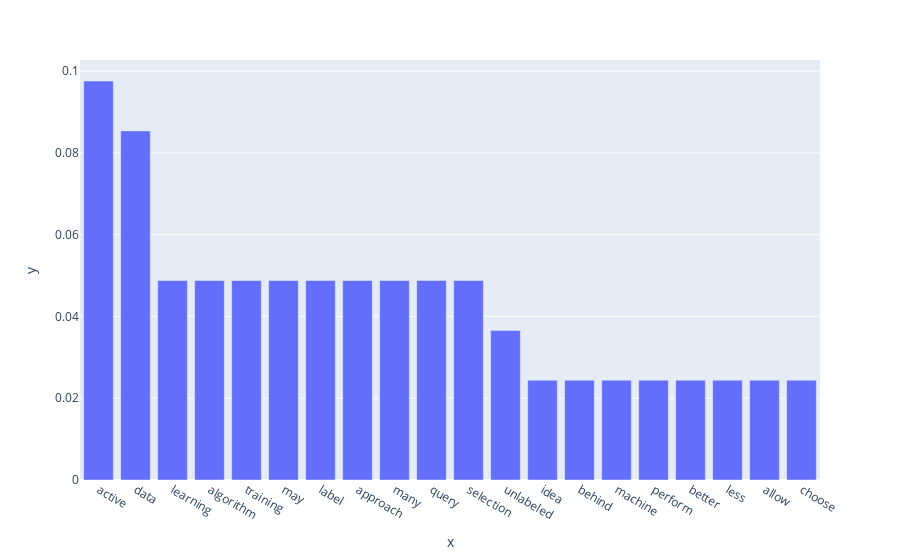

The cell this chart's notebook holds for it:
### Code cell
text = load_file('./test.txt')
text_network = create_graph(text)
plot_degree_centrality(text_network,max_nodes =20)

### Figure 1 — Plotly figure (JSON) as saved in the notebook; plotly's stock layout.template omitted (floating-point values rounded to 4 significant figures)
{"data": [{"alignmentgroup": "True", "hovertemplate": "x=%{x}<br>y=%{y}<extra></extra>", "legendgroup": "", "marker": {"color": "#636efa"}, "name": "", "offsetgroup": "", "orientation": "v", "showlegend": false, "textposition": "auto", "type": "bar", "x": ["active", "data", "learning", "algorithm", "training", "may", "label", "approach", "many", "query", "selection", "unlabeled", "idea", "behind", "machine", "perform", "better", "less", "allow", "choose"], "xaxis": "x", "y": [0.09756, 0.08537, 0.04878, 0.04878, 0.04878, 0.04878, 0.04878, 0.04878, 0.04878, 0.04878, 0.04878, 0.03659, 0.02439, 0.02439, 0.02439, 0.02439, 0.02439, 0.02439, 0.02439, 0.02439], "yaxis": "y"}], "layout": {"barmode": "relative", "legend": {"tracegroupgap": 0}, "margin": {"t": 60}, "xaxis": {"anchor": "y", "domain": [0, 1], "title": {"text": "x"}}, "yaxis": {"anchor": "x", "domain": [0, 1], "title": {"text": "y"}}}}
